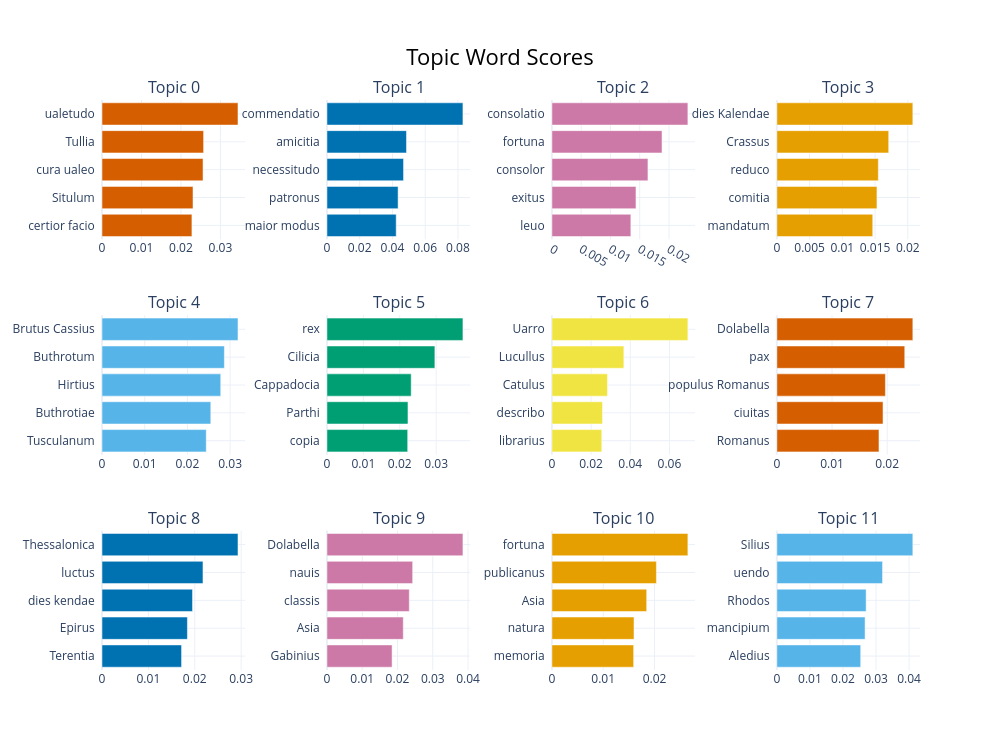

The notebook cell saved with this chart:
### Code cell
fig_barchart = topic_model.visualize_barchart(top_n_topics=12)
fig_barchart

### Figure 1 — Plotly figure (JSON) as saved in the notebook; plotly's stock layout.template omitted (floating-point values rounded to 4 significant figures)
{"data": [{"marker": {"color": "#D55E00"}, "orientation": "h", "type": "bar", "x": [0.02278, 0.02305, 0.02559, 0.02574, 0.03445], "xaxis": "x", "y": ["certior facio  ", "Situlum  ", "cura ualeo  ", "Tullia  ", "ualetudo  "], "yaxis": "y"}, {"marker": {"color": "#0072B2"}, "orientation": "h", "type": "bar", "x": [0.04229, 0.04345, 0.04678, 0.04858, 0.08305], "xaxis": "x2", "y": ["maior modus  ", "patronus  ", "necessitudo  ", "amicitia  ", "commendatio  "], "yaxis": "y2"}, {"marker": {"color": "#CC79A7"}, "orientation": "h", "type": "bar", "x": [0.01348, 0.01436, 0.0164, 0.0188, 0.02322], "xaxis": "x3", "y": ["leuo  ", "exitus  ", "consolor  ", "fortuna  ", "consolatio  "], "yaxis": "y3"}, {"marker": {"color": "#E69F00"}, "orientation": "h", "type": "bar", "x": [0.01465, 0.01529, 0.0155, 0.01709, 0.02078], "xaxis": "x4", "y": ["mandatum  ", "comitia  ", "reduco  ", "Crassus  ", "dies Kalendae  "], "yaxis": "y4"}, {"marker": {"color": "#56B4E9"}, "orientation": "h", "type": "bar", "x": [0.02441, 0.02547, 0.0278, 0.02866, 0.03184], "xaxis": "x5", "y": ["Tusculanum  ", "Buthrotiae  ", "Hirtius  ", "Buthrotum  ", "Brutus Cassius  "], "yaxis": "y5"}, {"marker": {"color": "#009E73"}, "orientation": "h", "type": "bar", "x": [0.02218, 0.02226, 0.02314, 0.02965, 0.03736], "xaxis": "x6", "y": ["copia  ", "Parthi  ", "Cappadocia  ", "Cilicia  ", "rex  "], "yaxis": "y6"}, {"marker": {"color": "#F0E442"}, "orientation": "h", "type": "bar", "x": [0.02546, 0.02583, 0.0284, 0.03674, 0.06942], "xaxis": "x7", "y": ["librarius  ", "describo  ", "Catulus  ", "Lucullus  ", "Uarro  "], "yaxis": "y7"}, {"marker": {"color": "#D55E00"}, "orientation": "h", "type": "bar", "x": [0.01851, 0.01924, 0.01967, 0.02318, 0.02465], "xaxis": "x8", "y": ["Romanus  ", "ciuitas  ", "populus Romanus  ", "pax  ", "Dolabella  "], "yaxis": "y8"}, {"marker": {"color": "#0072B2"}, "orientation": "h", "type": "bar", "x": [0.01716, 0.01841, 0.01952, 0.02177, 0.02932], "xaxis": "x9", "y": ["Terentia  ", "Epirus  ", "dies kendae  ", "luctus  ", "Thessalonica  "], "yaxis": "y9"}, {"marker": {"color": "#CC79A7"}, "orientation": "h", "type": "bar", "x": [0.01847, 0.02164, 0.02334, 0.0243, 0.03855], "xaxis": "x10", "y": ["Gabinius  ", "Asia  ", "classis  ", "nauis  ", "Dolabella  "], "yaxis": "y10"}, {"marker": {"color": "#E69F00"}, "orientation": "h", "type": "bar", "x": [0.01593, 0.016, 0.01847, 0.02037, 0.0265], "xaxis": "x11", "y": ["memoria  ", "natura  ", "Asia  ", "publicanus  ", "fortuna  "], "yaxis": "y11"}, {"marker": {"color": "#56B4E9"}, "orientation": "h", "type": "bar", "x": [0.02537, 0.02669, 0.02701, 0.03197, 0.04114], "xaxis": "x12", "y": ["Aledius  ", "mancipium  ", "Rhodos  ", "uendo  ", "Silius  "], "yaxis": "y12"}], "layout": {"annotations": [{"font": {"size": 16}, "showarrow": false, "text": "Topic 0", "x": 0.0875, "xanchor": "center", "xref": "paper", "y": 1, "yanchor": "bottom", "yref": "paper"}, {"font": {"size": 16}, "showarrow": false, "text": "Topic 1", "x": 0.3625, "xanchor": "center", "xref": "paper", "y": 1, "yanchor": "bottom", "yref": "paper"}, {"font": {"size": 16}, "showarrow": false, "text": "Topic 2", "x": 0.6375, "xanchor": "center", "xref": "paper", "y": 1, "yanchor": "bottom", "yref": "paper"}, {"font": {"size": 16}, "showarrow": false, "text": "Topic 3", "x": 0.9125, "xanchor": "center", "xref": "paper", "y": 1, "yanchor": "bottom", "yref": "paper"}, {"font": {"size": 16}, "showarrow": false, "text": "Topic 4", "x": 0.0875, "xanchor": "center", "xref": "paper", "y": 0.6222, "yanchor": "bottom", "yref": "paper"}, {"font": {"size": 16}, "showarrow": false, "text": "Topic 5", "x": 0.3625, "xanchor": "center", "xref": "paper", "y": 0.6222, "yanchor": "bottom", "yref": "paper"}, {"font": {"size": 16}, "showarrow": false, "text": "Topic 6", "x": 0.6375, "xanchor": "center", "xref": "paper", "y": 0.6222, "yanchor": "bottom", "yref": "paper"}, {"font": {"size": 16}, "showarrow": false, "text": "Topic 7", "x": 0.9125, "xanchor": "center", "xref": "paper", "y": 0.6222, "yanchor": "bottom", "yref": "paper"}, {"font": {"size": 16}, "showarrow": false, "text": "Topic 8", "x": 0.0875, "xanchor": "center", "xref": "paper", "y": 0.2444, "yanchor": "bottom", "yref": "paper"}, {"font": {"size": 16}, "showarrow": false, "text": "Topic 9", "x": 0.3625, "xanchor": "center", "xref": "paper", "y": 0.2444, "yanchor": "bottom", "yref": "paper"}, {"font": {"size": 16}, "showarrow": false, "text": "Topic 10", "x": 0.6375, "xanchor": "center", "xref": "paper", "y": 0.2444, "yanchor": "bottom", "yref": "paper"}, {"font": {"size": 16}, "showarrow": false, "text": "Topic 11", "x": 0.9125, "xanchor": "center", "xref": "paper", "y": 0.2444, "yanchor": "bottom", "yref": "paper"}], "height": 750, "hoverlabel": {"bgcolor": "white", "font": {"family": "Rockwell", "size": 16}}, "showlegend": false, "title": {"font": {"color": "Black", "size": 22}, "text": "Topic Word Scores", "x": 0.5, "xanchor": "center", "yanchor": "top"}, "width": 1000, "xaxis": {"anchor": "y", "domain": [0, 0.175], "showgrid": true}, "xaxis10": {"anchor": "y10", "domain": [0.275, 0.45], "showgrid": true}, "xaxis11": {"anchor": "y11", "domain": [0.55, 0.725], "showgrid": true}, "xaxis12": {"anchor": "y12", "domain": [0.825, 1], "showgrid": true}, "xaxis2": {"anchor": "y2", "domain": [0.275, 0.45], "showgrid": true}, "xaxis3": {"anchor": "y3", "domain": [0.55, 0.725], "showgrid": true}, "xaxis4": {"anchor": "y4", "domain": [0.825, 1], "showgrid": true}, "xaxis5": {"anchor": "y5", "domain": [0, 0.175], "showgrid": true}, "xaxis6": {"anchor": "y6", "domain": [0.275, 0.45], "showgrid": true}, "xaxis7": {"anchor": "y7", "domain": [0.55, 0.725], "showgrid": true}, "xaxis8": {"anchor": "y8", "domain": [0.825, 1], "showgrid": true}, "xaxis9": {"anchor": "y9", "domain": [0, 0.175], "showgrid": true}, "yaxis": {"anchor": "x", "domain": [0.7556, 1], "showgrid": true}, "yaxis10": {"anchor": "x10", "domain": [0, 0.2444], "showgrid": true}, "yaxis11": {"anchor": "x11", "domain": [0, 0.2444], "showgrid": true}, "yaxis12": {"anchor": "x12", "domain": [0, 0.2444], "showgrid": true}, "yaxis2": {"anchor": "x2", "domain": [0.7556, 1], "showgrid": true}, "yaxis3": {"anchor": "x3", "domain": [0.7556, 1], "showgrid": true}, "yaxis4": {"anchor": "x4", "domain": [0.7556, 1], "showgrid": true}, "yaxis5": {"anchor": "x5", "domain": [0.3778, 0.6222], "showgrid": true}, "yaxis6": {"anchor": "x6", "domain": [0.3778, 0.6222], "showgrid": true}, "yaxis7": {"anchor": "x7", "domain": [0.3778, 0.6222], "showgrid": true}, "yaxis8": {"anchor": "x8", "domain": [0.3778, 0.6222], "showgrid": true}, "yaxis9": {"anchor": "x9", "domain": [0, 0.2444], "showgrid": true}}}
